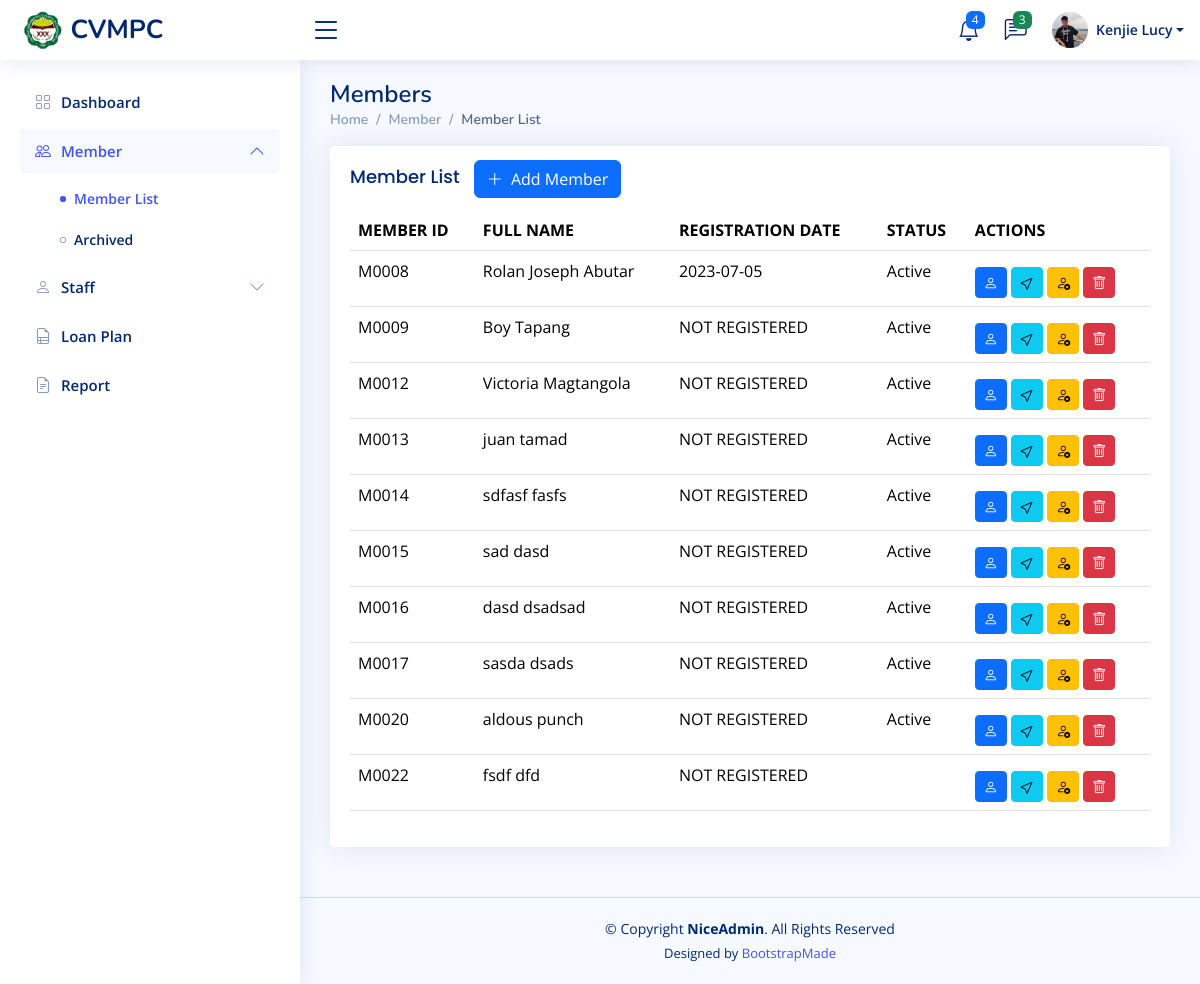
Page /admin/member.php (signed in) on the committed database.
### tables this page shows
CREATE TABLE `member` (
  `member_id` int(11) NOT NULL,
  `uc_id` int(11) NOT NULL,
  `first_name` varchar(45) DEFAULT NULL,
  `middle_name` varchar(45) DEFAULT NULL,
  `last_name` varchar(45) DEFAULT NULL,
  `phone_number` varchar(45) DEFAULT NULL,
  `date_of_birth` date DEFAULT NULL,
  `registration_date` date DEFAULT NULL,
  `is_active` tinyint(1) DEFAULT NULL,
  `status` enum('Active','Inactive','Deactivated','Archived') NOT NULL,
  `line_of_business` varchar(45) DEFAULT NULL,
  `about_me` varchar(255) DEFAULT NULL
);

### admin/member.php (the view, shortened to what this page needs)
<!DOCTYPE html>
<html lang="en">
<?php require '../includes/head.php' ?>
<body>
    <?php require '../includes/header.php' ?>
    <?php require '../includes/navbar.php' ?>
    <main id="main" class="main">
        <div class="pagetitle">
            <h1>Members</h1>
            <nav>
                <ol class="breadcrumb">
                    <li class="breadcrumb-item"><a href="index.html">Home</a></li>
                    <li class="breadcrumb-item">Member</li>
                    <li class="breadcrumb-item active">Member List</li>
                </ol>
            </nav>
        </div>
        <section class="section">
            <div class="row">
                <div class="col-lg-12">
                    <div class="card">
                        <div class="card-body">
                            <h5 class="card-title" style="display: inline-block; margin-right: 10px;">Member List</h5>
                            <a href="add-member.php"><button type="button" class="btn btn-primary" name="addMember" style="display: inline-block; vertical-align: middle;"><i class="bi bi-plus-lg me-1"></i> Add Member</button></a>
                            <table class="table datatable">
                                <thead>
                                    <tr>
                                        <th>
                                            MEMBER ID
                                        </th>
                                        <th>FULL NAME</th>
                                        <th data-type="date" data-format="YYYY/DD/MM">REGISTRATION DATE</th>
                                        <th>STATUS</th>
                                        <th>ACTIONS</th>
                                    </tr>
                                </thead>
                                <?php
                                $sql = "SELECT
                                            CONCAT('M', LPAD(member_id, 4, '0')) AS memberID,
                                            member_id,
                                            CONCAT(first_name, ' ', last_name) AS fullname,
                                            registration_date,
                                            status,
                                            line_of_business
                                        FROM
                                            member
                                         WHERE
                                           status != 'Archived' OR status IS NULL
                                            ;";
                                $users = $pdo->query($sql);
                                ?>
                                <tbody>
                                    <?php foreach ($users as $user): ?>
                                        <tr>
                                            <td><?= $user['memberID'] ?></td>
                                            <td><?= $user['fullname'] ?></td>
                                            <td><?= !empty($user['registration_date']) ? $user['registration_date'] : 'NOT REGISTERED' ?></td>
                                            <td><?= $user['status'] ?></td>
                                            <td>
                                                <div class="pt-2">
                                                    <a href="member-profile.php?member_id=<?= $user['member_id']; ?>" class="btn btn-primary btn-sm" title="View member's Profile"><i class="bi bi-person"></i></a>
                                                    <a href="#" class="btn btn-info btn-sm" title="Send Notification"><i class="bi bi-cursor"></i></a>
                                                    <?php
                                                    if ($user['status'] == 'Deactivated'): ?>
                                                        <a href="../check.php?activate=true&member_id=<?= $user['member_id']; ?>" class="btn btn-success btn-sm" title="Activate member"><i class="bi bi-person-check"></i></a>
                                                    <?php else: ?>
                                                        <a href="../check.php?deactivate=true&member_id=<?= $user['member_id']; ?>" class="btn btn-warning btn-sm" title="Deactivate member"><i class="bi bi-person-x"></i></a>
                                                    <?php endif; ?>
                                                    <a href="../check.php?deleteMember=true&member_id=<?= $user['member_id']; ?>" class="btn btn-danger btn-sm" title="Delete member"><i class="bi bi-trash"></i></a>
                                                </div>
                                            </td>
                                        </tr>
                                    <?php endforeach;
                                    ?>
                                </tbody>
                            </table>
                        </div>
                    </div>
                </div>
            </div>
        </section>
    </main>
    <?php require '../includes/footer.php' ?>
</body>
</html>

### assets/css/style.css (style rules this page uses)
:root { scroll-behavior: smooth; }
body { font-family: "Open Sans", sans-serif; background: #f6f9ff; color: #444444; }
a { color: #4154f1; text-decoration: none; }
h1, h2, h3, h4, h5, h6 { font-family: "Nunito", sans-serif; }
#main { margin-top: 60px; padding: 20px 30px; transition: all 0.3s; }
.pagetitle { margin-bottom: 10px; }
.pagetitle h1 { font-size: 24px; margin-bottom: 0; font-weight: 600; color: #012970; }
.card { margin-bottom: 30px; border: none; border-radius: 5px; box-shadow: 0px 0 30px rgba(1, 41, 112, 0.1); }
.card-title { padding: 20px 0 15px 0; font-size: 18px; font-weight: 500; color: #012970; font-family: "Poppins", sans-serif; }
.card-body { padding: 0 20px 20px 20px; }
.breadcrumb { font-size: 14px; font-family: "Nunito", sans-serif; color: #899bbd; font-weight: 600; }
.breadcrumb a { color: #899bbd; transition: 0.3s; }
.breadcrumb .breadcrumb-item::before { color: #899bbd; }
.breadcrumb .active { color: #51678f; font-weight: 600; }
@media (min-width: 1200px) { #main, #footer { margin-left: 300px; } }

### rows in the picture
member: memberID "M0008", fullname "Rolan Joseph Abutar", registration_date "2023-07-05", status "Active"
member: memberID "M0009", fullname "Boy Tapang", shows "NOT REGISTERED", status "Active"
member: memberID "M0012", fullname "Victoria Magtangola", shows "NOT REGISTERED", status "Active"
member: memberID "M0013", fullname "juan tamad", shows "NOT REGISTERED", status "Active"
member: memberID "M0014", fullname "sdfasf fasfs", shows "NOT REGISTERED", status "Active"
member: memberID "M0015", fullname "sad dasd", shows "NOT REGISTERED", status "Active"
member: memberID "M0016", fullname "dasd dsadsad", shows "NOT REGISTERED", status "Active"
member: memberID "M0017", fullname "sasda dsads", shows "NOT REGISTERED", status "Active"
member: memberID "M0020", fullname "aldous punch", shows "NOT REGISTERED", status "Active"
member: memberID "M0022", fullname "fsdf dfd", shows "NOT REGISTERED"

### other values in the picture
$header_formatted_name "Kenjie Lucy"
